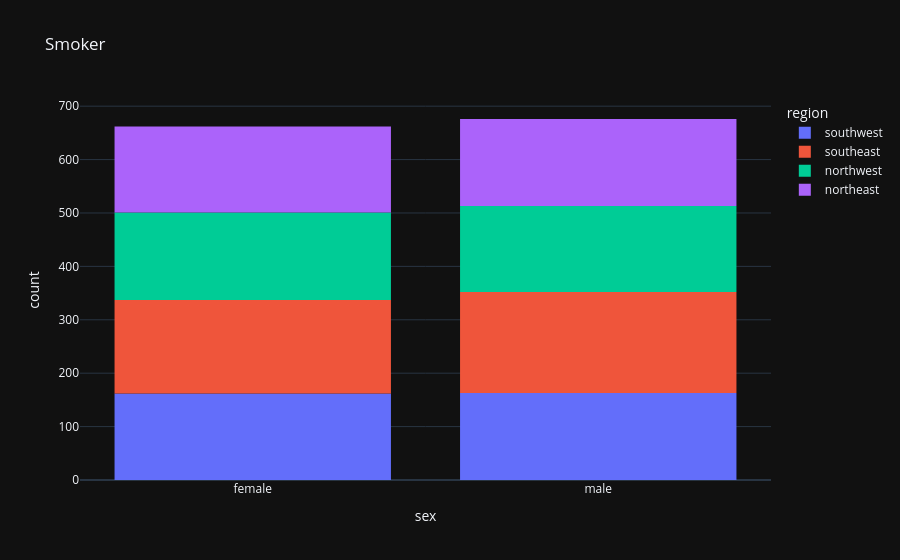

The notebook cell this image was saved under:
### Code cell
px.histogram(medical_df, x='sex', color='region', title='Smoker')

### Figure 1 — Plotly figure (JSON) as saved in the notebook; plotly's stock layout.template omitted (floating-point values rounded to 4 significant figures; data arrays with more than 128 entries replaced by an {"elided": "..."} marker saying what was removed)
{"data": [{"bingroup": "x", "hovertemplate": "region=southwest<br>sex=%{x}<br>count=%{y}<extra></extra>", "legendgroup": "southwest", "marker": {"color": "#636efa", "pattern": {"shape": ""}}, "name": "southwest", "orientation": "v", "showlegend": true, "x": {"elided": "325 str values"}, "xaxis": "x", "yaxis": "y", "type": "histogram"}, {"bingroup": "x", "hovertemplate": "region=southeast<br>sex=%{x}<br>count=%{y}<extra></extra>", "legendgroup": "southeast", "marker": {"color": "#EF553B", "pattern": {"shape": ""}}, "name": "southeast", "orientation": "v", "showlegend": true, "x": {"elided": "364 str values"}, "xaxis": "x", "yaxis": "y", "type": "histogram"}, {"bingroup": "x", "hovertemplate": "region=northwest<br>sex=%{x}<br>count=%{y}<extra></extra>", "legendgroup": "northwest", "marker": {"color": "#00cc96", "pattern": {"shape": ""}}, "name": "northwest", "orientation": "v", "showlegend": true, "x": {"elided": "325 str values"}, "xaxis": "x", "yaxis": "y", "type": "histogram"}, {"bingroup": "x", "hovertemplate": "region=northeast<br>sex=%{x}<br>count=%{y}<extra></extra>", "legendgroup": "northeast", "marker": {"color": "#ab63fa", "pattern": {"shape": ""}}, "name": "northeast", "orientation": "v", "showlegend": true, "x": {"elided": "324 str values"}, "xaxis": "x", "yaxis": "y", "type": "histogram"}], "layout": {"xaxis": {"anchor": "y", "domain": [0.0, 1.0], "title": {"text": "sex"}}, "yaxis": {"anchor": "x", "domain": [0.0, 1.0], "title": {"text": "count"}}, "legend": {"title": {"text": "region"}, "tracegroupgap": 0}, "title": {"text": "Smoker"}, "barmode": "relative"}}
